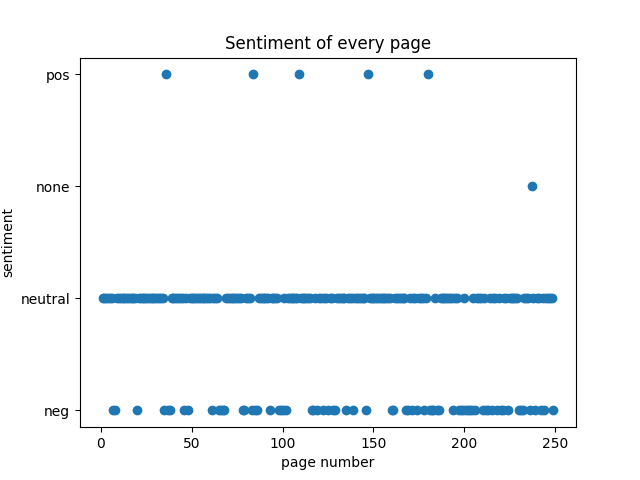

The Python source for this figure:
import pdfplumber
import matplotlib.pyplot as plt
import requests
import concurrent.futures


def get_sentiment(t):
    i, text = t
    try:
        req = requests.post(url, "text=" + text)
        # print(req)
        if req.status_code < 300:
            json = req.json()
            # return index, {'neg': -1, 'neutral': 0, 'pos': 1}[json['label']]
            return i, json['label']
    except:
        print("ERROR")
    return i, 'none'


if __name__ == '__main__':
    url = 'http://text-processing.com/api/sentiment/'
    pdf = pdfplumber.open("HP.pdf")
    executor = concurrent.futures.ThreadPoolExecutor(max_workers=64)

    sentiments = []
    texts = []
    futures = []

    for i, page in enumerate(pdf.pages):
        if page.extract_text() is not None:
            texts.append((i, page.extract_text().replace('\n', ' ')))
    for t in texts:
        futures.append(executor.submit(get_sentiment, t))

    completed_futures = concurrent.futures.as_completed(futures)  # wait for all processes to end
    for future in completed_futures:
        res = future.result()
        print(res)
        if res[1] != 'none':
            sentiments.append(res)

    x, y = zip(*sentiments)
    plt.plot(x, y, 'o')
    plt.xlabel('page number')
    plt.ylabel('sentiment')
    plt.title('Sentiment of every page')
    # plt.show()
    plt.savefig('sentiment.png')

    pdf.close()
